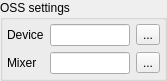
<?xml version="1.0" encoding="UTF-8"?>
<ui version="4.0">
 <class>OssOptions</class>
 <widget class="QWidget" name="OssOptions">
  <property name="geometry">
   <rect>
    <x>0</x>
    <y>0</y>
    <width>167</width>
    <height>79</height>
   </rect>
  </property>
  <property name="windowTitle">
   <string>Form</string>
  </property>
  <layout class="QGridLayout" name="gridLayout">
   <property name="margin">
    <number>0</number>
   </property>
   <item row="0" column="0">
    <widget class="QGroupBox" name="nameGroup">
     <property name="title">
      <string>OSS settings</string>
     </property>
     <layout class="QGridLayout" name="gridLayout_2">
      <property name="margin">
       <number>4</number>
      </property>
      <item row="0" column="0">
       <widget class="QLabel" name="labelDevice">
        <property name="text">
         <string>Device</string>
        </property>
       </widget>
      </item>
      <item row="1" column="0">
       <widget class="QLabel" name="labelMixer">
        <property name="text">
         <string>Mixer</string>
        </property>
       </widget>
      </item>
      <item row="1" column="1">
       <widget class="QLineEdit" name="mixer"/>
      </item>
      <item row="0" column="1">
       <widget class="QLineEdit" name="device"/>
      </item>
      <item row="0" column="2">
       <widget class="QToolButton" name="selectDevice">
        <property name="text">
         <string>...</string>
        </property>
       </widget>
      </item>
      <item row="1" column="2">
       <widget class="QToolButton" name="selectMixer">
        <property name="text">
         <string>...</string>
        </property>
       </widget>
      </item>
     </layout>
    </widget>
   </item>
  </layout>
 </widget>
 <tabstops>
  <tabstop>device</tabstop>
  <tabstop>selectDevice</tabstop>
  <tabstop>mixer</tabstop>
  <tabstop>selectMixer</tabstop>
 </tabstops>
 <resources/>
 <connections/>
</ui>
